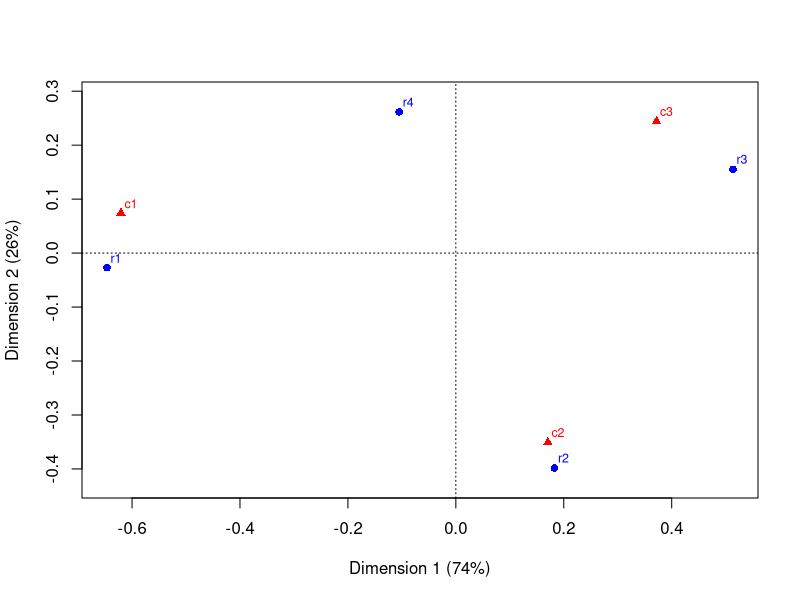
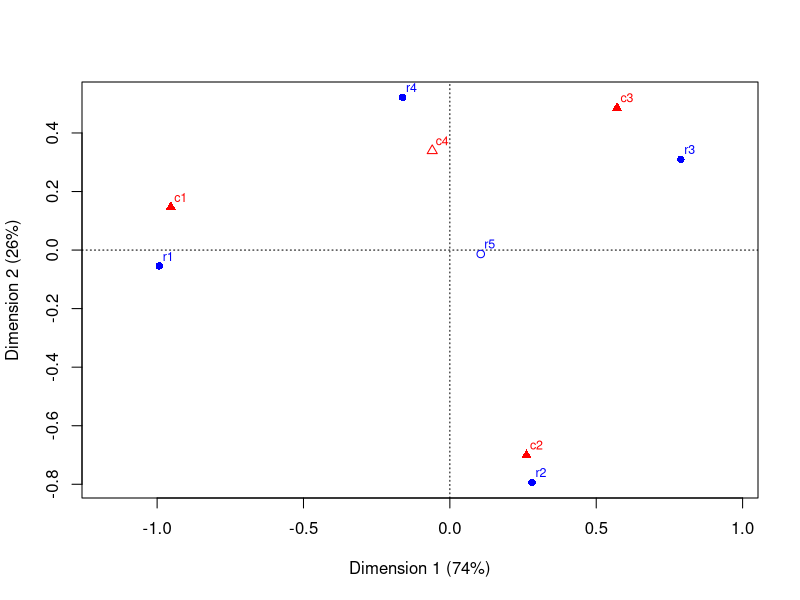
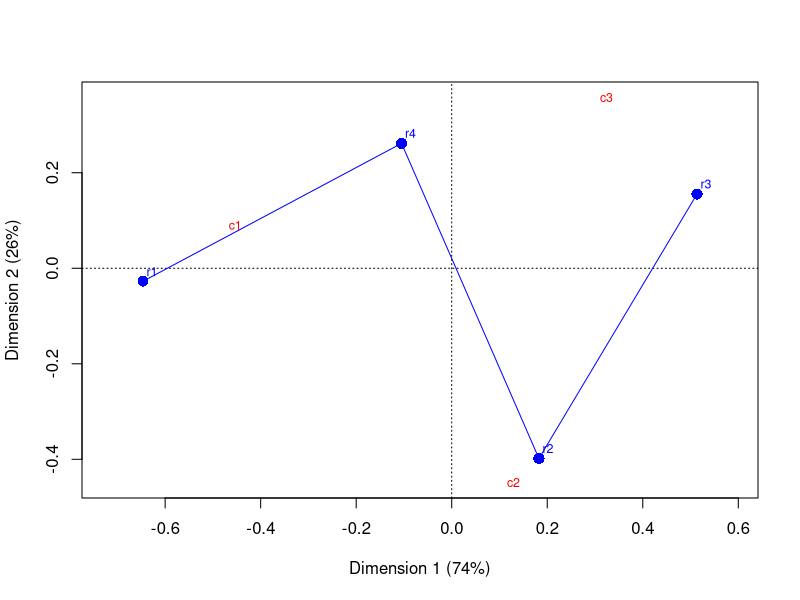

These figures' R source, in order:
# Proof for plot.ca (ca 0.72), R side.
#
# The real plot.ca from the installed ca package runs unchanged. Its graphics
# calls (plot, points, text, lines, box, abline, axis) resolve through a shim
# environment that records the arguments and then draws, so the recorded values
# are what R draws: principal coordinates, point and label coordinates, symbols,
# colours, axis limits and axis titles. The timed runs skip the drawing and keep
# the rest of the function, which is the data computation.
#
# Output: packages/ca/docs/output/plot-ca-r-values.txt (inputs and recorded values),
#         packages/ca/docs/output/plot-ca-r-ms.txt (median of 20 timed calls).
suppressPackageStartupMessages(library(ca))
pdf(NULL)  # 7 x 7 inch device, no file written
OUT <- "packages/ca/docs/output"
dir.create(OUT, recursive = TRUE, showWarnings = FALSE)

tab <- matrix(c(12, 5, 3, 4, 11, 6, 2, 7, 13, 8, 4, 9), 4, 3, byrow = TRUE,
              dimnames = list(c("r1", "r2", "r3", "r4"), c("c1", "c2", "c3")))
O1 <- ca(tab)
# a 5 x 4 table so that the 4 x 3 active part keeps two dimensions
tab2 <- matrix(c(12, 5, 3, 8, 4, 11, 6, 4, 2, 7, 13, 9, 8, 4, 9, 6, 5, 6, 7, 10), 5, 4,
               byrow = TRUE, dimnames = list(paste0("r", 1:5), paste0("c", 1:4)))
O2 <- ca(tab2, suprow = 5, supcol = 4)

make_shim <- function(st) {
  e <- new.env(parent = asNamespace("ca"))
  add <- function(rec) if (st$on) st$calls[[length(st$calls) + 1L]] <- rec
  e$plot <- function(x, y = NULL, ...) {
    d <- list(...)
    st$xlab <- d$xlab
    st$ylab <- d$ylab
    if (st$draw) {
      graphics::plot(x, y, ...)
      st$usr <- par("usr")
    }
    invisible(NULL)
  }
  e$points <- function(x, y = NULL, ...) {
    xy <- xy.coords(x, y)
    d <- list(...)
    add(list(kind = "points", x = xy$x, y = xy$y, pch = d$pch, cex = d$cex, col = d$col))
    if (st$draw) graphics::points(x, y, ...)
    invisible(NULL)
  }
  e$text <- function(x, y = NULL, labels = seq_along(x), ...) {
    xy <- xy.coords(x, y)
    d <- list(...)
    add(list(kind = "text", x = xy$x, y = xy$y, labels = labels, col = d$col))
    if (st$draw) graphics::text(x, y, labels, ...)
    invisible(NULL)
  }
  e$lines <- function(x, y = NULL, ...) {
    xy <- xy.coords(x, y)
    d <- list(...)
    add(list(kind = "lines", x = xy$x, y = xy$y, col = d$col))
    if (st$draw) graphics::lines(x, y, ...)
    invisible(NULL)
  }
  e$box <- function(...) if (st$draw) graphics::box(...)
  e$abline <- function(...) if (st$draw) graphics::abline(...)
  e$axis <- function(...) if (st$draw) graphics::axis(...)
  e
}

run_plot_ca <- function(obj, ...) {
  st <- new.env()
  st$on <- TRUE
  st$draw <- TRUE
  st$calls <- list()
  st$usr <- NULL
  st$xlab <- NULL
  st$ylab <- NULL
  f <- ca:::plot.ca
  environment(f) <- make_shim(st)
  res <- f(obj, ...)
  list(st = st, res = res)
}

time_plot_ca <- function(obj, ...) {
  st <- new.env()
  st$on <- FALSE
  st$draw <- FALSE
  st$calls <- list()
  st$usr <- NULL
  f <- ca:::plot.ca
  environment(f) <- make_shim(st)
  f(obj, ...)  # untimed call
  t <- numeric(20)
  for (i in 1:20) {
    a <- Sys.time()
    f(obj, ...)
    t[i] <- as.numeric(Sys.time() - a) * 1000
  }
  median(t)
}

fmt <- function(v) {
  if (is.null(v) || length(v) == 0) return(character(0))
  if (is.character(v)) return(ifelse(is.na(v), "NA", v))
  if (is.logical(v)) return(ifelse(is.na(v), "NA", as.character(as.integer(v))))
  ifelse(is.na(v), "NA", sprintf("%.17g", as.numeric(v)))
}

lines_out <- character(0)
emit <- function(key, values) {
  lines_out <<- c(lines_out, paste(c(key, fmt(values)), collapse = "\t"))
}

emit_object <- function(prefix, obj) {
  emit(paste0(prefix, ".rowcoord"), as.vector(t(unname(obj$rowcoord))))
  emit(paste0(prefix, ".colcoord"), as.vector(t(unname(obj$colcoord))))
  emit(paste0(prefix, ".sv"), obj$sv)
  emit(paste0(prefix, ".rowmass"), obj$rowmass)
  emit(paste0(prefix, ".colmass"), obj$colmass)
  emit(paste0(prefix, ".rowinertia"), obj$rowinertia)
  emit(paste0(prefix, ".colinertia"), obj$colinertia)
  emit(paste0(prefix, ".rownames"), obj$rownames)
  emit(paste0(prefix, ".colnames"), obj$colnames)
  emit(paste0(prefix, ".rowsup"), if (is.numeric(obj$rowsup)) obj$rowsup else numeric(0))
  emit(paste0(prefix, ".colsup"), if (is.numeric(obj$colsup)) obj$colsup else numeric(0))
}

emit_case <- function(label, rec) {
  emit(paste0(label, ".xlim"), rec$st$usr[1:2])
  emit(paste0(label, ".ylim"), rec$st$usr[3:4])
  emit(paste0(label, ".xlab"), rec$st$xlab)
  emit(paste0(label, ".ylab"), rec$st$ylab)
  rows <- rec$res$rows
  cols <- rec$res$cols
  emit(paste0(label, ".result.rows"), as.vector(t(unname(rows))))
  emit(paste0(label, ".result.rownames"), rownames(rows))
  emit(paste0(label, ".result.cols"), as.vector(t(unname(cols))))
  emit(paste0(label, ".result.colnames"), colnames(cols))
  for (k in seq_along(rec$st$calls)) {
    call <- rec$st$calls[[k]]
    p <- paste0(label, ".", k)
    emit(paste0(p, ".kind"), call$kind)
    emit(paste0(p, ".x"), call$x)
    emit(paste0(p, ".y"), call$y)
    if (!is.null(call$pch)) emit(paste0(p, ".pch"), call$pch)
    if (!is.null(call$cex)) emit(paste0(p, ".cex"), call$cex)
    if (!is.null(call$labels)) emit(paste0(p, ".labels"), call$labels)
    emit(paste0(p, ".col"), call$col)
  }
}

cases <- list(
  A = list(obj = O1, args = list(), dim = c(1, 2)),
  B = list(obj = O2, args = list(map = "symbiplot"), dim = c(1, 2)),
  C = list(obj = O1, args = list(map = "rowgab", mass = c(TRUE, TRUE),
                                 contrib = c("relative", "absolute"),
                                 lines = c(TRUE, FALSE), labels = c(2, 1)),
           dim = c(1, 2))
)

emit_object("O1", O1)
emit_object("O2", O2)
for (label in names(cases)) {
  cs <- cases[[label]]
  rec <- do.call(run_plot_ca, c(list(cs$obj), cs$args))
  emit_case(label, rec)
}
writeLines(lines_out, file.path(OUT, "plot-ca-r-values.txt"))

ms <- time_plot_ca(O1)
writeLines(c("function\tplot.ca", "case\tA (ca(tab), default arguments)",
             paste0("median_ms\t", format(ms, digits = 17)),
             "timing\tdata computation only (drawing calls skipped), 1 untimed + 20 timed"),
           file.path(OUT, "plot-ca-r-ms.txt"))
cat("wrote", file.path(OUT, "plot-ca-r-values.txt"), "\n")
cat("median_ms", ms, "\n")
